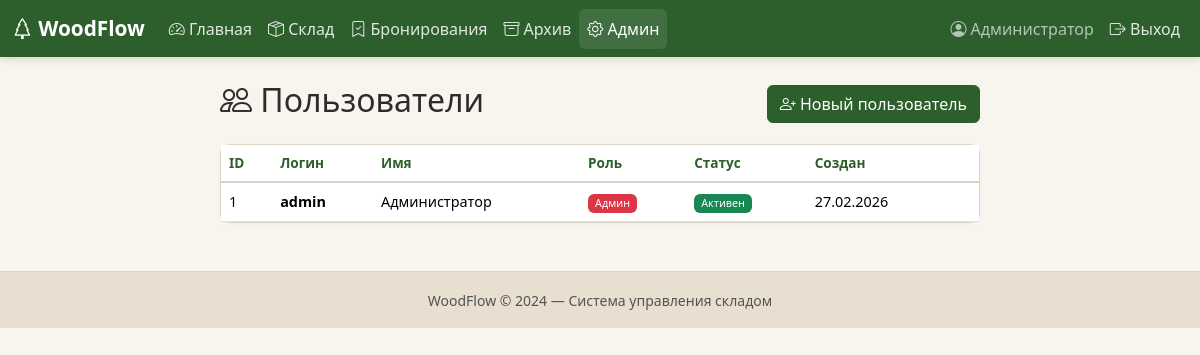
/admin/users (signed in), run on an earlier commit of the app's database.
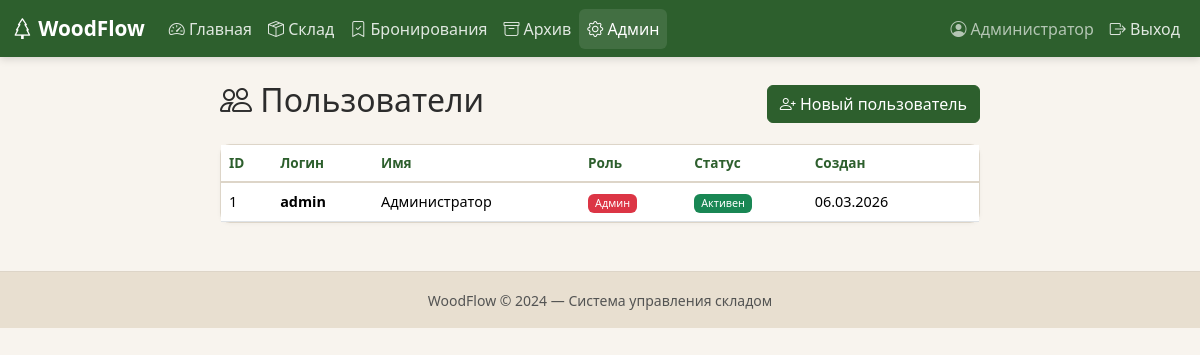
And on a later commit of the database.
### models.py (models this page shows, shortened)
class User(UserMixin, db.Model):
    __tablename__ = "users"
    id = db.Column(db.Integer, primary_key=True)
    username = db.Column(db.String(80), unique=True, nullable=False)
    password_hash = db.Column(db.String(256), nullable=False)
    full_name = db.Column(db.String(150), default="")
    is_admin = db.Column(db.Boolean, default=False)
    is_active_user = db.Column(db.Boolean, default=True)
    created_at = db.Column(db.DateTime, default=lambda: datetime.now(ZoneInfo("Europe/Moscow")))
    @property
    def is_active(self):
        return self.is_active_user

### app.py (the view)
@app.route("/admin/users")
@login_required
@admin_required
def admin_users():
    users = User.query.order_by(User.created_at.desc()).all()
    return render_template("admin_users.html", users=users)

### app.py (called while the page is built)
@login_manager.user_loader
def load_user(user_id):
    return db.session.get(User, int(user_id))

def admin_required(f):
    from functools import wraps
    @wraps(f)
    def decorated(*args, **kwargs):
        if not current_user.is_authenticated or not current_user.is_admin:
            flash("Доступ запрещён.", "danger")
            return redirect(url_for("dashboard"))
        return f(*args, **kwargs)
    return decorated

### templates/admin_users.html (shortened to what this page needs)
{% extends "base.html" %}
{% block content %}
<div class="row justify-content-center">
<div class="col-lg-8">
    <div class="d-flex justify-content-between align-items-center mb-3">
        <h2><i class="bi bi-people"></i> Пользователи</h2>
        <a href="{{ url_for('register_user') }}" class="btn btn-wf-green">
            <i class="bi bi-person-plus"></i> Новый пользователь
        </a>
    </div>
    <div class="card wf-card">
        <div class="table-responsive">
        <table class="table table-hover mb-0 align-middle">
            <thead class="wf-thead"><tr>
                <th>ID</th><th>Логин</th><th>Имя</th><th>Роль</th><th>Статус</th><th>Создан</th><th></th>
            </tr></thead>
            <tbody>
            {% for u in users %}
            <tr>
                <td>{{ u.id }}</td>
                <td class="fw-bold">{{ u.username }}</td>
                <td>{{ u.full_name }}</td>
                <td>
                    {% if u.is_admin %}
                    <span class="badge bg-danger">Админ</span>
                    {% else %}
                    <span class="badge bg-secondary">Пользователь</span>
                    {% endif %}
                </td>
                <td>
                    {% if u.is_active_user %}
                    <span class="badge bg-success">Активен</span>
                    {% else %}
                    <span class="badge bg-warning text-dark">Отключён</span>
                    {% endif %}
                </td>
                <td class="small">{{ u.created_at.strftime('%d.%m.%Y') }}</td>
                <td>
                </td>
            </tr>
            {% endfor %}
            </tbody>
        </table>
        </div>
    </div>
</div>
</div>
{% endblock %}

### templates/base.html (shortened to what this page needs)
<!DOCTYPE html>
<html lang="ru">
<head>
    <link href="https://cdn.jsdelivr.net/npm/bootstrap@5.3.2/dist/css/bootstrap.min.css" rel="stylesheet">
    <link href="https://cdn.jsdelivr.net/npm/bootstrap-icons@1.11.1/font/bootstrap-icons.css" rel="stylesheet">
    <link href="{{ url_for('static', filename='css/style.css') }}" rel="stylesheet">
</head>
<body>
{% if current_user.is_authenticated %}
<nav class="navbar navbar-expand-lg navbar-dark wf-navbar">
    <div class="container-fluid">
        <a class="navbar-brand fw-bold" href="{{ url_for('dashboard') }}">
            <i class="bi bi-tree"></i> WoodFlow
        </a>
        <div class="collapse navbar-collapse" id="navMain">
            <ul class="navbar-nav me-auto">
                <li class="nav-item">
                    <a class="nav-link {% if request.endpoint == 'dashboard' %}active{% endif %}"
                       href="{{ url_for('dashboard') }}">
                        <i class="bi bi-speedometer2"></i> Главная
                    </a>
                </li>
                <li class="nav-item">
                    <a class="nav-link {% if 'stock' in request.endpoint|default('') %}active{% endif %}"
                       href="{{ url_for('stock') }}">
                        <i class="bi bi-box-seam"></i> Склад
                    </a>
                </li>
                <li class="nav-item">
                    <a class="nav-link {% if 'booking' in request.endpoint|default('') %}active{% endif %}"
                       href="{{ url_for('bookings') }}">
                        <i class="bi bi-bookmark-check"></i> Бронирования
                    </a>
                </li>
                <li class="nav-item">
                    <a class="nav-link {% if 'archive' in request.endpoint|default('') or 'shipment' in request.endpoint|default('') %}active{% endif %}"
                       href="{{ url_for('archive') }}">
                        <i class="bi bi-archive"></i> Архив
                    </a>
                </li>
                {% if current_user.is_admin %}
                <li class="nav-item">
                    <a class="nav-link {% if 'admin' in request.endpoint|default('') %}active{% endif %}"
                       href="{{ url_for('admin_users') }}">
                        <i class="bi bi-gear"></i> Админ
                    </a>
                </li>
                {% endif %}
            </ul>
            <ul class="navbar-nav">
                <li class="nav-item">
                    <span class="nav-link text-light opacity-75">
                        <i class="bi bi-person-circle"></i>
                        {{ current_user.full_name or current_user.username }}
                    </span>
                </li>
                <li class="nav-item">
                    <a class="nav-link" href="{{ url_for('logout') }}">
                        <i class="bi bi-box-arrow-right"></i> Выход
                    </a>
                </li>
            </ul>
        </div>
    </div>
</nav>
{% endif %}
<main class="container-fluid py-4 px-3 px-lg-4">
    {% block content %}{% endblock %}
</main>
<footer class="wf-footer text-center py-3 mt-4">
    <small class="text-muted">WoodFlow © {{ now().year if now is defined else "2024" }} — Система управления складом</small>
</footer>
</body>
</html>

### static/css/style.css (style rules this page uses)
:root { --wf-green: #2D5F2D; --wf-green-hover: #1E4D1E; --wf-green-light: #5B8C5A; --wf-beige: #F8F4EE; --wf-beige-dark: #E8DFD0; --wf-border: #DDD5C8; --wf-text: #2C2C2C; }
body { background-color: var(--wf-beige); color: var(--wf-text); font-family: 'Segoe UI', system-ui, -apple-system, sans-serif; }
.wf-navbar { background-color: var(--wf-green) !important; box-shadow: 0 2px 8px rgba(0,0,0,0.15); }
.wf-navbar .nav-link { color: rgba(255,255,255,0.85) !important; transition: color 0.2s; }
.wf-navbar .nav-link:hover, .wf-navbar .nav-link.active { color: #fff !important; background-color: rgba(255,255,255,0.1); border-radius: 6px; }
.wf-navbar .navbar-brand { color: #fff !important; font-size: 1.3rem; }
.wf-card { background: #fff; border: 1px solid var(--wf-border); border-radius: 10px; box-shadow: 0 1px 4px rgba(0,0,0,0.04); }
.wf-thead { background-color: var(--wf-beige); }
.wf-thead th { font-weight: 600; font-size: 0.85rem; color: var(--wf-green); border-bottom: 2px solid var(--wf-border) !important; white-space: nowrap; }
.table td { font-size: 0.9rem; vertical-align: middle; }
.btn-wf-green { background-color: var(--wf-green); border-color: var(--wf-green); color: #fff; }
.wf-footer { background-color: var(--wf-beige-dark); border-top: 1px solid var(--wf-border); }
.badge { font-weight: 500; }

What changed in the data, as far as the page shows it:
changed User "admin": created_at "27.02.2026" → "06.03.2026"
